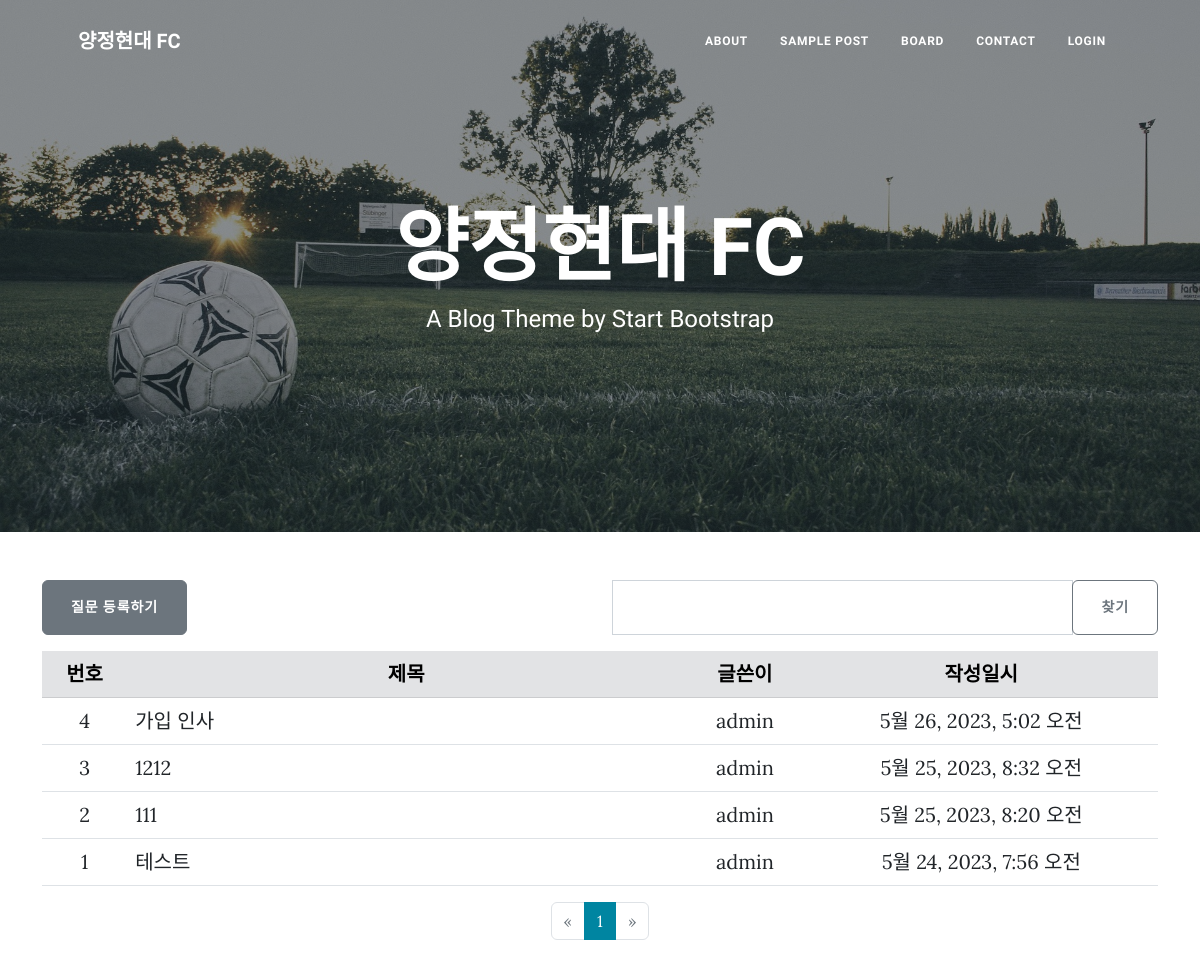
Before: /soccer/board with the older database file.
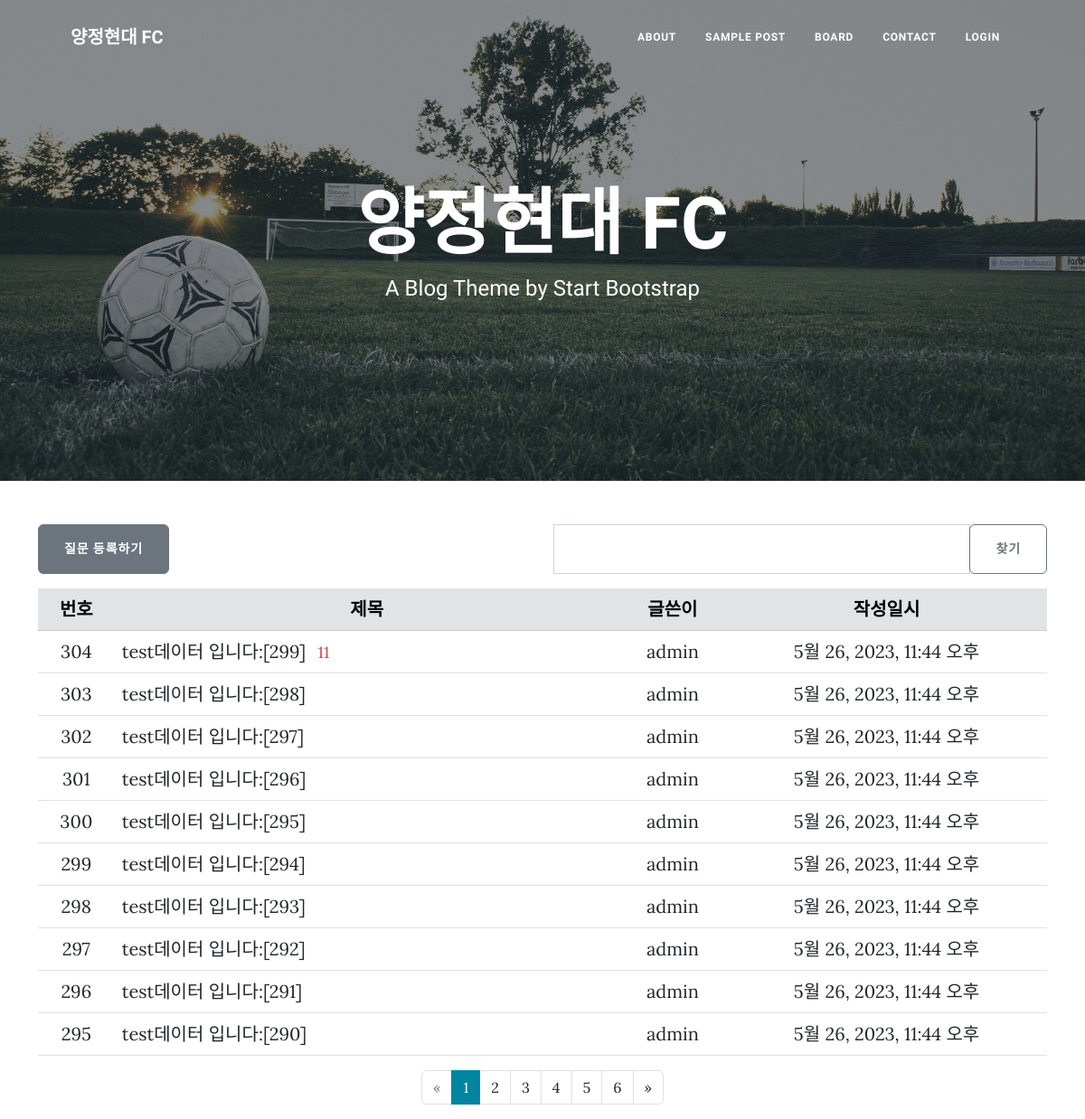
After: the same page with the newer database file.
### soccer/models.py (models this page shows, shortened)
class Question(models.Model):
    author = models.ForeignKey(User, on_delete=models.CASCADE, related_name='author_question')
    subject = models.CharField(max_length=200)
    content = models.TextField()
    create_date = models.DateTimeField()
    modify_date = models.DateTimeField(null=True, blank=True)
    voter = models.ManyToManyField(User, related_name='voter_question') #추천인 추가

### soccer/views/base_views.py (the view, shortened to what this page needs)
def board(request):
    page = request.GET.get('page', '1')  # 페이지
    kw = request.GET.get('kw','')# 검색어
    question_list = Question.objects.order_by('-create_date')
    paginator = Paginator(question_list, 10)
    page_obj = paginator.get_page(page)
    context = {'question_list': page_obj, 'page':page, 'kw':kw}
    return render(request, 'soccer/question_list.html', context)

### soccer/templatetags/soccer_filter.py (called while the page is built)
@register.filter
def sub(value, arg):
    return value - arg

### templates/soccer/question_list.html (shortened to what this page needs)
{% extends 'base.html' %}
{% load static %}
{% load soccer_filter %}
{% block content %}
<header class="masthead" style="background-image: url({% static 'assets/img/football4.jpg' %})">
    <div class="container position-relative px-4 px-lg-5">
        <div class="row gx-4 gx-lg-5 justify-content-center">
            <div class="col-md-10 col-lg-8 col-xl-7">
                <div class="site-heading">
                    <h1>양정현대 FC</h1>
                    <span class="subheading">A Blog Theme by Start Bootstrap</span>
                </div>
            </div>
        </div>
    </div>
  </header>
<div class="container my-3">
    <div class="row my-3">
        <div class="col-6">
            <a href="{% url 'soccer:question_create' %}" class="btn btn-secondary">질문 등록하기</a>
        </div>
        <div class="col-6">
            <div class="input-group">
                <input type="text" id="search_kw" class="form-control" value="{{ kw|default_if_none:'' }}">
                <div class="input-group-append">
                    <button class="btn btn-outline-secondary" type="button" id="btn_search">찾기</button>
                </div>
            </div>
        </div>
    </div>
    <table class="table table-hover">
        <thead>
        <tr class="table-secondary text-center">
            <th>번호</th>
            <th style="width:50%">제목</th>
            <th>글쓴이</th>
            <th>작성일시</th>
        </tr>
        </thead>
        <tbody>
        {% if question_list %}
        {% for question in question_list %}
        <tr class="text-center">
            <td>
                {{ question_list.paginator.count|sub:question_list.start_index|sub:forloop.counter0|add:1 }}
            </td>
            <td class="text-start">
                <a href="{% url 'soccer:detail' question.id %}">{{ question.subject }}</a>
                {% if question.answer_set.count > 0 %}
                <span class="text-danger small mx-2">{{ question.answer_set.count }}</span>
                {% endif %}
            </td>
            <td>{{ question.author.username }}</td>
            <td>{{ question.create_date }}</td>
        </tr>
        {% endfor %}
        {% else %}
        <tr>
            <td colspan="3">질문이 없습니다.</td>
        </tr>
        {% endif %}
        </tbody>
    </table>
    <ul class="pagination justify-content-center ">
        {% if question_list.has_previous %}
        <li class="page-item">
            <a class="page-link" data-page = "{{ question_list.previous_page_number  }}"
            href="javascript:void(0)">&laquo</a>
        </li>
        {% else %}
        <li class="page-item disabled">
            <a class="page-link" tabindex="-1" aria-disabled="true" href="#">&laquo</a>
        </li>
        {% endif %}
        {% for page_number in question_list.paginator.page_range %}
        {% if page_number >= question_list.number|add:-5 and page_number <= question_list.number|add:5 %}
        {% if page_number == question_list.number %}
        <li class="page-item active" aria-current="page">
            <a class="page-link" data-page="{{page_number}}"
            href="javascript:void(0)">{{ page_number }}</a>
        </li>
        {% else %}
        <li class="page-item">
            <a class="page-link" data-page="{{page_number}}"
            href="javascript:void(0)">{{ page_number }}</a>
        </li>
        {% endif %}
        {% endif %}
        {% endfor %}
        {% if question_list.has_next %}
        <li class="page-item">
            <a class="page-link" data-page="{{ question_list.next_page_number}}"
            href="javascript:void(0)">&raquo</a>
        </li>
        {% else %}
        <li class="page-item disabled">
            <a class="page-link" tabindex="-1" aria-disabled="true" href="#">&raquo</a>
        </li>
        {% endif %}
    </ul>
</div>
{% endblock %}

### templates/base.html (shortened to what this page needs)
{% load static %}
<!doctype html>
<html lang="ko">
<head>
    <link rel="stylesheet" type="text/css" href="{% static 'bootstrap.min.css' %}">
</head>
<body>
{% include "navbar.html" %}
{% block content %}
{% endblock %}
</body>
</html>

### templates/navbar.html (shortened to what this page needs)
{% load static %}
<link href="{% static 'styles.css' %}" rel="stylesheet" />
<nav class="navbar navbar-expand-lg navbar-light" id="mainNav">
  <div class="container px-4 px-lg-5">
      <a class="navbar-brand" href="{% url 'bootstrap:home' %}">양정현대 FC</a>
      <div class="collapse navbar-collapse" id="navbarResponsive">
          <ul class="navbar-nav ms-auto py-4= py-lg-0">
              <li class="nav-item"><a class="nav-link px-lg-3 py-3 py-lg-4" href="{% url 'bootstrap:about' %}">About</a></li>
              <li class="nav-item"><a class="nav-link px-lg-3 py-3 py-lg-4" href="{% url 'bootstrap:post' %}">Sample Post</a></li>
              <li class="nav-item"><a class="nav-link px-lg-3 py-3 py-lg-4" href="{% url 'soccer:board' %}">Board</a></li>
              <li class="nav-item"><a class="nav-link px-lg-3 py-3 py-lg-4" href="{% url 'bootstrap:contact' %}">Contact</a></li>
              {% if user.is_authenticated %}
                <li class="nav-item"><a class="nav-link px-lg-3 py-3 py-lg-4" href="{% url 'common:logout' %}">{{ user.username }} (logout)</a></li>
                {% else %}
                <li class="nav-item"><a class="nav-link px-lg-3 py-3 py-lg-4" href="{% url 'common:login' %}">login</a></li>
            {% endif %}
            </ul>
      </div>
  </div>
</nav>

Changed rows visible on the page:
no longer on this page (row unchanged): Question: paginator.count|sub "4", subject "가입 인사", author.username "admin", create_date "5월 26, 2023, 5:02 오전"
no longer on this page (row unchanged): Question: paginator.count|sub "3", subject "1212", author.username "admin", create_date "5월 25, 2023, 8:32 오전"
no longer on this page (row unchanged): Question: paginator.count|sub "2", subject "111", author.username "admin", create_date "5월 25, 2023, 8:20 오전"
no longer on this page (row unchanged): Question: paginator.count|sub "1", subject "테스트", author.username "admin", create_date "5월 24, 2023, 7:56 오전"
added Question: paginator.count|sub "304", subject "test데이터 입니다:[299]", answer_set.count "11", author.username "admin", create_date "5월 26, 2023, 11:44 오후"
added Question: paginator.count|sub "303", subject "test데이터 입니다:[298]", author.username "admin", create_date "5월 26, 2023, 11:44 오후"
added Question: paginator.count|sub "302", subject "test데이터 입니다:[297]", author.username "admin", create_date "5월 26, 2023, 11:44 오후"
added Question: paginator.count|sub "301", subject "test데이터 입니다:[296]", author.username "admin", create_date "5월 26, 2023, 11:44 오후"
added Question: paginator.count|sub "300", subject "test데이터 입니다:[295]", author.username "admin", create_date "5월 26, 2023, 11:44 오후"
added Question: paginator.count|sub "299", subject "test데이터 입니다:[294]", author.username "admin", create_date "5월 26, 2023, 11:44 오후"
added Question: paginator.count|sub "298", subject "test데이터 입니다:[293]", author.username "admin", create_date "5월 26, 2023, 11:44 오후"
added Question: paginator.count|sub "297", subject "test데이터 입니다:[292]", author.username "admin", create_date "5월 26, 2023, 11:44 오후"
added Question: paginator.count|sub "296", subject "test데이터 입니다:[291]", author.username "admin", create_date "5월 26, 2023, 11:44 오후"
added Question: paginator.count|sub "295", subject "test데이터 입니다:[290]", author.username "admin", create_date "5월 26, 2023, 11:44 오후"
Other visible differences:
new list line: "2"
new list line: "3"
new list line: "4"
new list line: "5"
new list line: "6"
